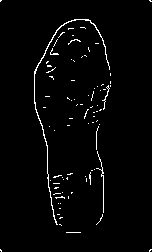
%> input picture MATLAB优化算法案例分析与应用（进阶篇）11-20章程序下载/第17章/人足迹特征比对系统设计/bw_pic/1.bmp, 152 x 252 px
$ octave --eval "result = kirsch_algorithm(imread('bw_pic/1.bmp'));"   (GNU Octave 9; MATLAB toolbox functions it lacks are replaced by stand-ins)
%> lines starting %> are read from the running program, lines starting %| are printed output that depends on the picture
function p = kirsch_algorithm(a)
% kirsch模板  方向算子 边缘检测
b=[-5 3 3;-5 0 3;-5 3 3]/1512;
c=[3 3 3;-5 0 3;-5 -5 3]/1512;
d=[3 3 3;3 0 3;-5 -5 -5]/1512;
e=[3 3 3;3 0 -5; 3 -5 -5]/1512;
f=[3 3 -5;3 0 -5;3 3 -5]/1512;
g=[3 -5 -5;3 0 -5;3 3 3]/1512;
h=[-5 -5 -5;3 0 3;3 3 3]/1512;
i=[-5 -5 3;-5 0 3;3 3 3]/1512;
b=conv2(a,b,'same');b=abs(b);
c=conv2(a,c,'same');c=abs(c);
%> after `c=abs(c)`:
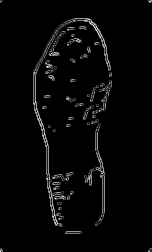
%> c: size 252x152 double; min 0, max 0.00992, mean 0.000271; drawn with min black and max white
d=conv2(a,d,'same');d=abs(d);
%> after `d=abs(d)`:
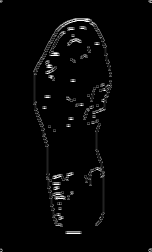
%> d: size 252x152 double; min 0, max 0.00992, mean 0.000226; drawn with min black and max white
e=conv2(a,e,'same');e=abs(e);
%> after `e=abs(e)`:
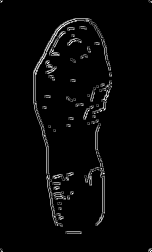
%> e: size 252x152 double; min 0, max 0.00992, mean 0.000283; drawn with min black and max white
f=conv2(a,f,'same');f=abs(f);
g=conv2(a,g,'same');g=abs(g);
%> after `g=abs(g)`:
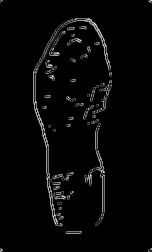
%> g: size 252x152 double; min 0, max 0.00992, mean 0.000271; mean of the top-left, top-right, bottom-left and bottom-right quarters 0.000314, 0.000296, 0.000295, 0.000179; drawn with min black and max white
h=conv2(a,h,'same');h=abs(h);
i=conv2(a,i,'same');i=abs(i);
%> after `i=conv2(a,i,'same')`:
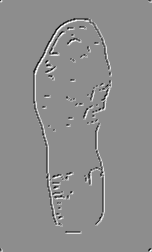
%> i: size 252x152 double; min -0.00992, max 0.00794, mean 2.59e-07; drawn with min black and max white
%> after `i=abs(i)`:
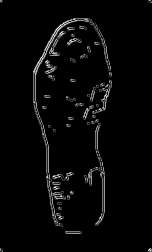
%> i: size 252x152 double; min 0, max 0.00992, mean 0.000283; mean of the top-left, top-right, bottom-left and bottom-right quarters 0.000403, 0.000274, 0.000272, 0.000183; drawn with min black and max white
p=max(b,c);
p=max(d,p);
p=max(e,p);
p=max(f,p);
p=max(g,p);
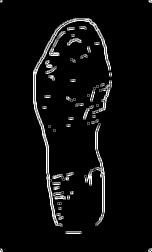
%> p: size 252x152 double; min 0, max 0.00992, mean 0.000463; drawn with min black and max white
p=max(h,p);
p=max(i,p);
p = im2bw(p);
%> p: size 252x152 logical; every value is 0

$ run again, on MATLAB优化算法案例分析与应用（进阶篇）11-20章程序下载/第17章/人足迹特征比对系统设计/bw_pic/11.bmp
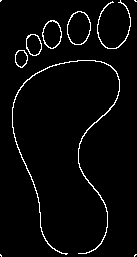
%> input picture MATLAB优化算法案例分析与应用（进阶篇）11-20章程序下载/第17章/人足迹特征比对系统设计/bw_pic/11.bmp, 137 x 257 px
%> in kirsch_algorithm, `i=conv2(a,i,'same')`:
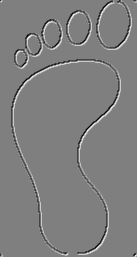
%> i: size 257x137 double; min -0.00992, max 0.00992, mean 4.13e-07; drawn with min black and max white
%> in kirsch_algorithm, `p=max(f,p);`:
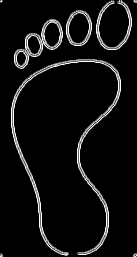
%> p: size 257x137 double; min 0, max 0.00992, mean 0.000609; drawn with min black and max white

$ run again, on MATLAB优化算法案例分析与应用（进阶篇）11-20章程序下载/第17章/人足迹特征比对系统设计/bw_pic/12.bmp
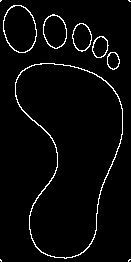
%> input picture MATLAB优化算法案例分析与应用（进阶篇）11-20章程序下载/第17章/人足迹特征比对系统设计/bw_pic/12.bmp, 131 x 262 px
%> in kirsch_algorithm, `i=conv2(a,i,'same')`:
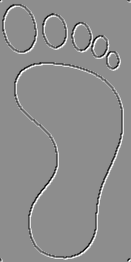
%> i: size 262x131 double; min -0.00992, max 0.00794, mean 2.89e-07; drawn with min black and max white
%> in kirsch_algorithm, `p=max(f,p);`:
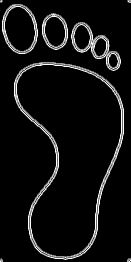
%> p: size 262x131 double; min 0, max 0.00992, mean 0.000633; drawn with min black and max white

$ run again, on MATLAB优化算法案例分析与应用（进阶篇）11-20章程序下载/第17章/人足迹特征比对系统设计/bw_pic/13.bmp
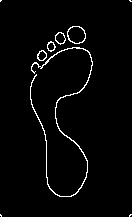
%> input picture MATLAB优化算法案例分析与应用（进阶篇）11-20章程序下载/第17章/人足迹特征比对系统设计/bw_pic/13.bmp, 132 x 217 px
%> in kirsch_algorithm, `p=max(i,p);`:
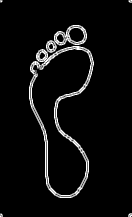
%> p: size 217x132 double; min 0, max 0.00992, mean 0.000493; drawn with min black and max white
